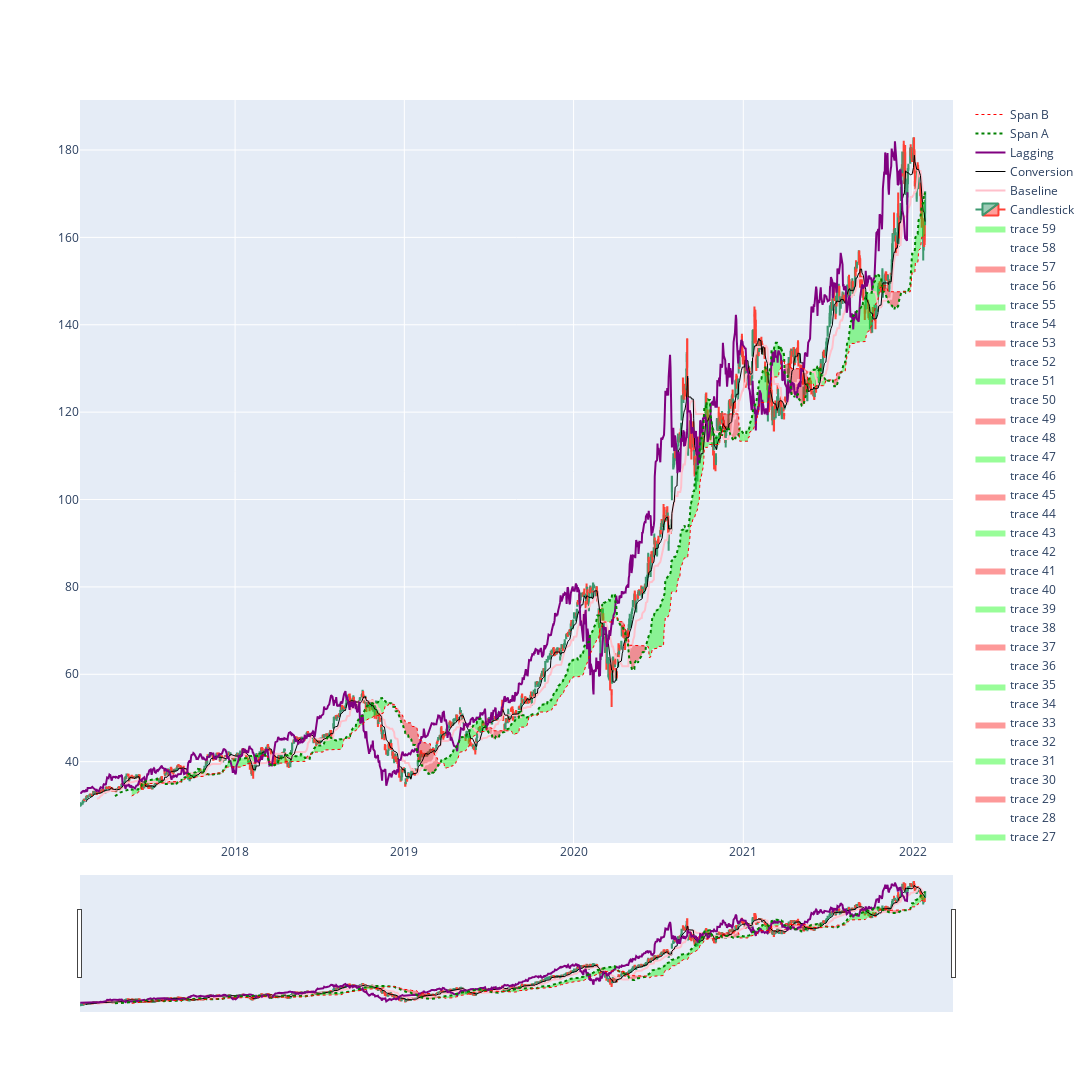

Here is the notebook cell this chart was saved with:
### Code cell
ticker = "AAPL"
plot_ichimoku(read_stock(ticker, PATH_STOCK))
